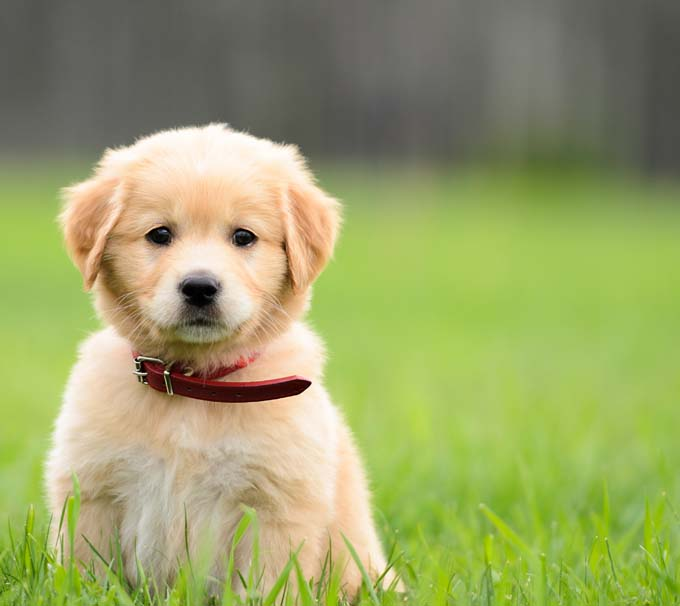
#> input picture OpenCV/Puppy.jpg, 680 x 606 px
$ python 'Image operations.py'
#> lines starting #> are read from the running program, lines starting #| are printed output that depends on the picture; after the words box and inside, x2 and y2 are one past the last pixel; in counts of white or black regions, pixels touching at a corner belong together
import numpy as np
import cv2

img= cv2.imread('Puppy.jpg', cv2.IMREAD_COLOR)
#> img is the input picture: shape (606, 680, 3); mean B, G, R 103.6, 161.8, 153.9

px= img[55, 55]# Particular pixel
#> px = [88, 93, 92]
#print(px)
img[55, 55] = [255,255,255]
#> img: shape (606, 680, 3); under 0.01% of pixels changed, all inside (x1, y1, x2, y2) = (55, 55, 56, 56)
roi= img[100:150, 150:190]# Region of image
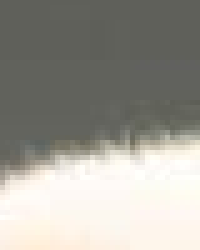
#> roi: shape (50, 40, 3) (shown 5 times larger); mean B, G, R 148.6, 156.2, 158.1
img[100:150, 150:190]= [255,255,255]
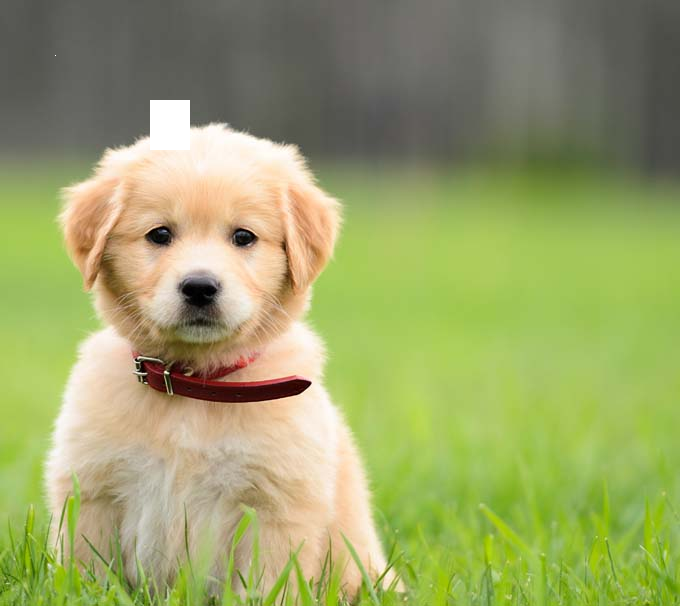
#> img: shape (606, 680, 3); mean B, G, R 104.2, 162.3, 154.4
dog_face= img[50:350, 100:350]
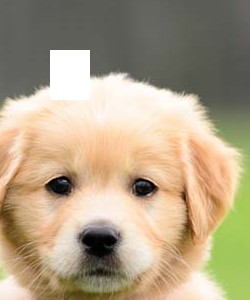
#> dog_face: shape (300, 250, 3); mean B, G, R 133.3, 160.6, 176
img[0:300, 0:250]= dog_face
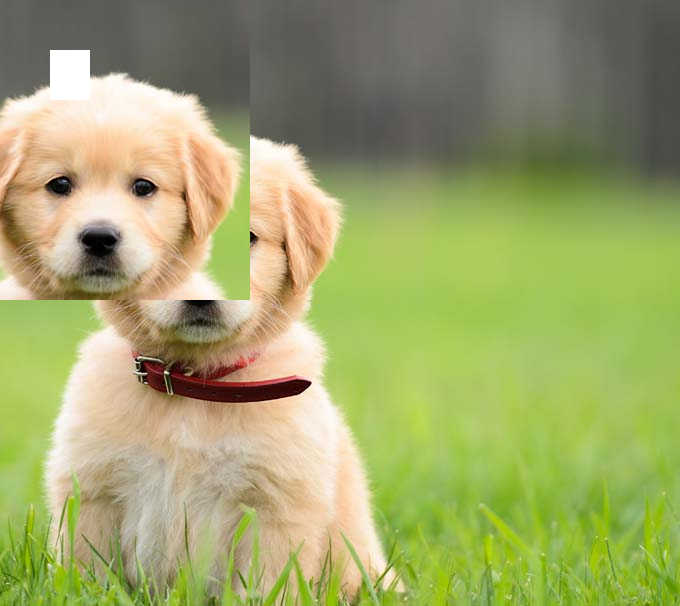
#> img: shape (606, 680, 3); 18.18% of pixels changed, all inside (x1, y1, x2, y2) = (0, 0, 250, 300)

cv2.imshow('image', img)
cv2.waitKey(0)
cv2.destroyAllWindows()
